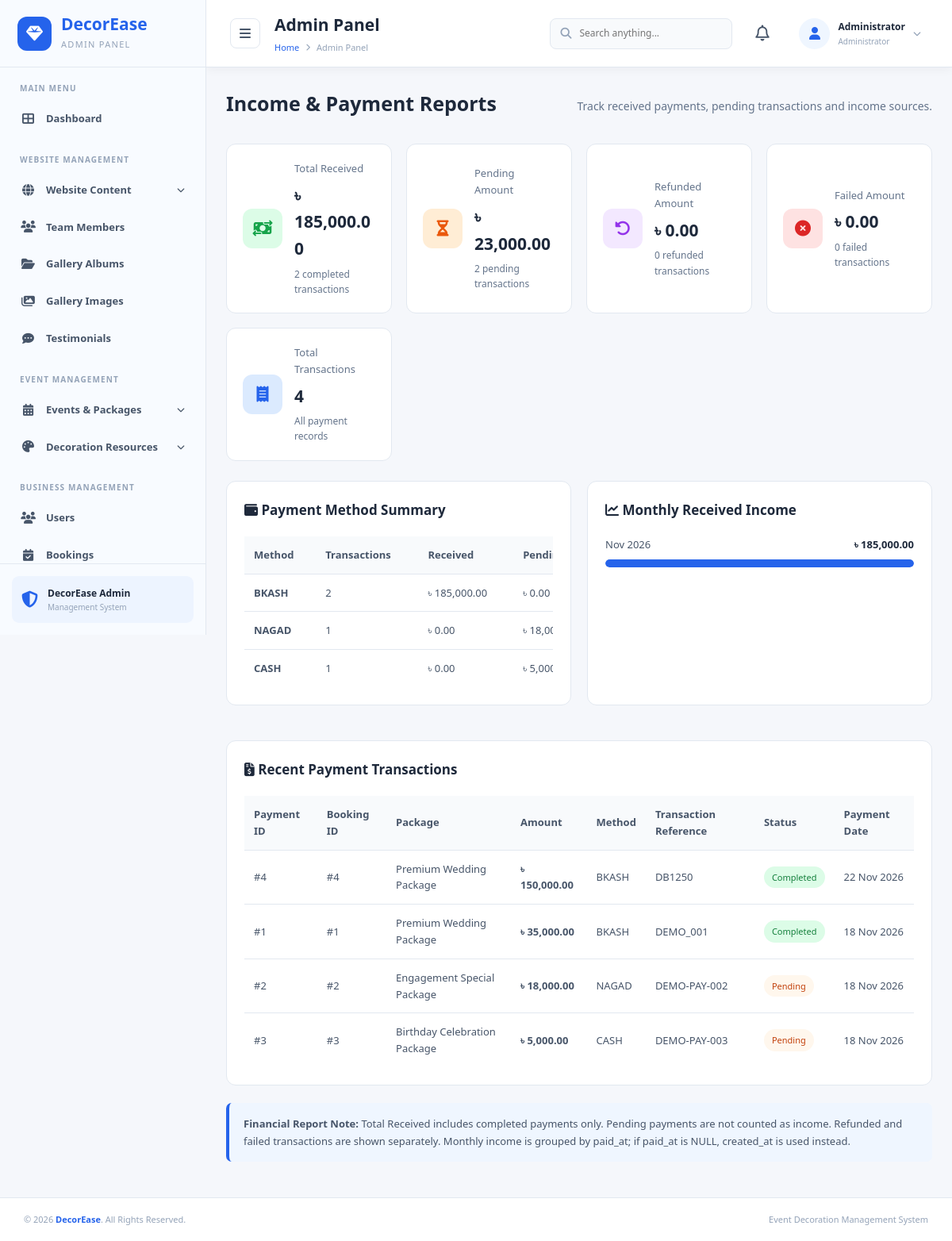
/admin/income-reports.php, run on the app's committed database.
### tables this page shows
CREATE TABLE `payments` (
  `payment_id` int(10) UNSIGNED NOT NULL,
  `booking_id` int(10) UNSIGNED NOT NULL,
  `amount` decimal(12,2) NOT NULL,
  `method` enum('cash','bkash','nagad') NOT NULL,
  `transaction_reference` varchar(191) DEFAULT NULL,
  `status` enum('pending','completed','failed','refunded') NOT NULL DEFAULT 'pending',
  `paid_at` datetime DEFAULT NULL,
  `created_at` timestamp NOT NULL DEFAULT current_timestamp()
);

CREATE TABLE `bookings` (
  `booking_id` int(10) UNSIGNED NOT NULL,
  `customer_id` int(10) UNSIGNED NOT NULL,
  `package_id` int(10) UNSIGNED DEFAULT NULL,
  `venue_id` int(10) UNSIGNED DEFAULT NULL,
  `package_name_snapshot` varchar(200) NOT NULL,
  `package_price_snapshot` decimal(12,2) NOT NULL DEFAULT 0.00,
  `package_description_snapshot` text DEFAULT NULL,
  `event_date` date NOT NULL,
  `start_time` time NOT NULL,
  `end_time` time NOT NULL,
  `guest_count` int(10) UNSIGNED NOT NULL,
  `status` enum('pending','quoted','confirmed','in_progress','completed','cancelled') NOT NULL DEFAULT 'pending',
  `quoted_total` decimal(12,2) DEFAULT NULL,
  `event_location` text DEFAULT NULL,
  `special_request` text DEFAULT NULL,
  `created_at` timestamp NOT NULL DEFAULT current_timestamp(),
  `updated_at` timestamp NOT NULL DEFAULT current_timestamp() ON UPDATE current_timestamp()
);

### admin/income-reports.php (the view, shortened to what this page needs)
<?php
include_once '../db.php';
function incomeEscape($value)
{
    return htmlspecialchars((string)$value, ENT_QUOTES, 'UTF-8');
}
function incomeMoney($amount)
{
    return '৳ ' . number_format((float)$amount, 2);
}
function incomeStat($conn, $sql)
{
    $result = $conn->query($sql);
    if ($result && $row = $result->fetch_assoc()) {
        return $row['total'] ?? 0;
    }
    return 0;
}
$totalTransactions = incomeStat(
    $conn,
    "SELECT COUNT(*) AS total FROM payments"
);
$completedCount = incomeStat(
    $conn,
    "SELECT COUNT(*) AS total FROM payments WHERE status = 'completed'"
);
$pendingCount = incomeStat(
    $conn,
    "SELECT COUNT(*) AS total FROM payments WHERE status = 'pending'"
);
$failedCount = incomeStat(
    $conn,
    "SELECT COUNT(*) AS total FROM payments WHERE status = 'failed'"
);
$refundedCount = incomeStat(
    $conn,
    "SELECT COUNT(*) AS total FROM payments WHERE status = 'refunded'"
);
$totalReceived = incomeStat(
    $conn,
    "SELECT COALESCE(SUM(amount), 0) AS total
     FROM payments
     WHERE status = 'completed'"
);
$totalPending = incomeStat(
    $conn,
    "SELECT COALESCE(SUM(amount), 0) AS total
     FROM payments
     WHERE status = 'pending'"
);
$totalRefunded = incomeStat(
    $conn,
    "SELECT COALESCE(SUM(amount), 0) AS total
     FROM payments
     WHERE status = 'refunded'"
);
$totalFailed = incomeStat(
    $conn,
    "SELECT COALESCE(SUM(amount), 0) AS total
     FROM payments
     WHERE status = 'failed'"
);
$methodReport = $conn->query("
    SELECT
        method,
        COUNT(*) AS total_transactions,
        COALESCE(SUM(
            CASE
                WHEN status = 'completed' THEN amount
                ELSE 0
            END
        ), 0) AS received_amount,
        COALESCE(SUM(
            CASE
                WHEN status = 'pending' THEN amount
                ELSE 0
            END
        ), 0) AS pending_amount
    FROM payments
    GROUP BY method
    ORDER BY received_amount DESC
");
$monthlyIncome = $conn->query("
    SELECT
        DATE_FORMAT(
            COALESCE(paid_at, created_at), '%Y-%m'
        ) AS income_month,
        DATE_FORMAT(
            COALESCE(paid_at, created_at), '%b %Y'
        ) AS month_label,
        SUM(amount) AS total_income
    FROM payments
    WHERE status = 'completed'
      AND COALESCE(paid_at, created_at) >=
          DATE_SUB(CURDATE(), INTERVAL 5 MONTH)
    GROUP BY income_month, month_label
    ORDER BY income_month ASC
");
$recentPayments = $conn->query("
    SELECT
        p.payment_id,
        p.booking_id,
        p.amount,
        p.method,
        p.transaction_reference,
        p.status,
        p.paid_at,
        p.created_at,
        b.package_name_snapshot,
        b.event_date
    FROM payments p
    LEFT JOIN bookings b
        ON p.booking_id = b.booking_id
    ORDER BY p.created_at DESC
    LIMIT 30
");
?>
<!DOCTYPE html>
<html lang="en">
<head>
    <link rel="stylesheet" href="includes/css/admin.css">
    <link rel="stylesheet"
          href="https://cdnjs.cloudflare.com/ajax/libs/font-awesome/6.5.0/css/all.min.css">
</head>
<body>
<div class="admin-container">
    <?php include 'includes/sidebar.php'; ?>
    <main class="main-content">
        <?php include 'includes/header.php'; ?>
        <section class="income-page">
            <div class="page-heading">
                <h2>Income & Payment Reports</h2>
                <p>Track received payments, pending transactions and income sources.</p>
            </div>
            <div class="income-summary">
                <div class="income-card">
                    <div class="income-icon green">
                        <i class="fas fa-money-bill-transfer"></i>
                    </div>
                    <div>
                        <h3>Total Received</h3>
                        <h2><?php echo incomeMoney($totalReceived); ?></h2>
                        <small>
                            <?php echo number_format($completedCount); ?>
                            completed transactions
                        </small>
                    </div>
                </div>
                <div class="income-card">
                    <div class="income-icon orange">
                        <i class="fas fa-hourglass-half"></i>
                    </div>
                    <div>
                        <h3>Pending Amount</h3>
                        <h2><?php echo incomeMoney($totalPending); ?></h2>
                        <small>
                            <?php echo number_format($pendingCount); ?>
                            pending transactions
                        </small>
                    </div>
                </div>
                <div class="income-card">
                    <div class="income-icon purple">
                        <i class="fas fa-rotate-left"></i>
                    </div>
                    <div>
                        <h3>Refunded Amount</h3>
                        <h2><?php echo incomeMoney($totalRefunded); ?></h2>
                        <small>
                            <?php echo number_format($refundedCount); ?>
                            refunded transactions
                        </small>
                    </div>
                </div>
                <div class="income-card">
                    <div class="income-icon red">
                        <i class="fas fa-circle-xmark"></i>
                    </div>
                    <div>
                        <h3>Failed Amount</h3>
                        <h2><?php echo incomeMoney($totalFailed); ?></h2>
                        <small>
                            <?php echo number_format($failedCount); ?>
                            failed transactions
                        </small>
                    </div>
                </div>
                <div class="income-card">
                    <div class="income-icon blue">
                        <i class="fas fa-receipt"></i>
                    </div>
                    <div>
                        <h3>Total Transactions</h3>
                        <h2><?php echo number_format($totalTransactions); ?></h2>
                        <small>All payment records</small>
                    </div>
                </div>
            </div>
            <div class="income-grid">
                <div class="income-panel">
                    <h3>
                        <i class="fas fa-wallet"></i>
                        Payment Method Summary
                    </h3>
                    <div class="income-table-wrapper">
                        <table class="income-table">
                            <thead>
                                <tr>
                                    <th>Method</th>
                                    <th>Transactions</th>
                                    <th>Received</th>
                                    <th>Pending</th>
                                </tr>
                            </thead>
                            <tbody>
                            <?php if ($methodReport && $methodReport->num_rows > 0): ?>
                                <?php while ($row = $methodReport->fetch_assoc()): ?>
                                    <tr>
                                        <td>
                                            <strong>
                                                <?php echo strtoupper(incomeEscape($row['method'])); ?>
                                            </strong>
                                        </td>
                                        <td>
                                            <?php echo number_format($row['total_transactions']); ?>
                                        </td>
                                        <td>
                                            <?php echo incomeMoney($row['received_amount']); ?>
                                        </td>
                                        <td>
                                            <?php echo incomeMoney($row['pending_amount']); ?>
                                        </td>
                                    </tr>
                                <?php endwhile; ?>
                            <?php endif; ?>
                            </tbody>
                        </table>
                    </div>
                </div>
                <div class="income-panel">
                    <h3>
                        <i class="fas fa-chart-line"></i>
                        Monthly Received Income
                    </h3>
                    <div class="monthly-income-list">
                    <?php
                    $monthlyRows = [];
                    if ($monthlyIncome) {
                        while ($row = $monthlyIncome->fetch_assoc()) {
                            $monthlyRows[] = $row;
                        }
                    }
                    $maxMonthlyIncome = 0;
                    foreach ($monthlyRows as $month) {
                        $maxMonthlyIncome = max(
                            $maxMonthlyIncome,
                            (float)$month['total_income']
                        );
                    }
                    ?>
                    <?php if (!empty($monthlyRows)): ?>
                        <?php foreach ($monthlyRows as $month): ?>
                            <?php
                                $barWidth = $maxMonthlyIncome > 0
                                    ? ((float)$month['total_income'] / $maxMonthlyIncome) * 100
                                    : 0;
                            ?>
                            <div class="month-row">
                                <div class="month-info">
                                    <span>
                                        <?php echo incomeEscape($month['month_label']); ?>
                                    </span>
                                    <span>
                                        <?php echo incomeMoney($month['total_income']); ?>
                                    </span>
                                </div>
                                <div class="month-track">
                                    <div class="month-fill"
                                         style="width: <?php echo $barWidth; ?>%">
                                    </div>
                                </div>
                            </div>
                        <?php endforeach; ?>
                    <?php else: ?>
                        <div class="empty-message">
                            No completed payments in the last 6 months.
                        </div>
                    <?php endif; ?>
                    </div>
                </div>
            </div>
            <div class="income-panel">
                <h3>
                    <i class="fas fa-file-invoice-dollar"></i>
                    Recent Payment Transactions
                </h3>
                <div class="income-table-wrapper">
                    <table class="income-table">
                        <thead>
                            <tr>
                                <th>Payment ID</th>
                                <th>Booking ID</th>
                                <th>Package</th>
                                <th>Amount</th>
                                <th>Method</th>
                                <th>Transaction Reference</th>
                                <th>Status</th>
                                <th>Payment Date</th>
                            </tr>
                        </thead>
                        <tbody>
                        <?php if ($recentPayments && $recentPayments->num_rows > 0): ?>
                            <?php while ($row = $recentPayments->fetch_assoc()): ?>
                                <tr>
                                    <td>
                                        #<?php echo (int)$row['payment_id']; ?>
                                    </td>
                                    <td>
                                        #<?php echo (int)$row['booking_id']; ?>
                                    </td>
                                    <td>
                                        <?php echo incomeEscape(
                                            $row['package_name_snapshot'] ?? 'Not available'
                                        ); ?>
                                    </td>
                                    <td>
                                        <strong>
                                            <?php echo incomeMoney($row['amount']); ?>
                                        </strong>
                                    </td>
                                    <td>
                                        <?php echo strtoupper(incomeEscape($row['method'])); ?>
                                    </td>
                                    <td>
                                        <?php echo !empty($row['transaction_reference'])
                                            ? incomeEscape($row['transaction_reference'])
                                            : 'N/A'; ?>
                                    </td>
                                    <td>
                                        <span class="status-badge status-<?php echo incomeEscape($row['status']); ?>">
                                            <?php echo incomeEscape($row['status']); ?>
                                        </span>
                                    </td>
                                    <td>
                                        <?php
                                            echo !empty($row['paid_at'])
                                                ? date('d M Y', strtotime($row['paid_at']))
                                                : date('d M Y', strtotime($row['created_at']));
                                        ?>
                                    </td>
                                </tr>
                            <?php endwhile; ?>
                        <?php endif; ?>
                        </tbody>
                    </table>
                </div>
            </div>
            <div class="report-note">
                <strong>Financial Report Note:</strong>
                Total Received includes completed payments only.
                Pending payments are not counted as income.
                Refunded and failed transactions are shown separately.
                Monthly income is grouped by paid_at; if paid_at is NULL,
                created_at is used instead.
            </div>
        </section>
    </main>
</div>
<?php include 'includes/footer.php'; ?>
</body>
</html>

### data on the page
payments: payment_id "4", booking "4", booking.package_name_snapshot "Premium Wedding Package", amount "৳ 150,000.00", method "BKASH", transaction_reference "DB1250", status "Completed", created_at "22 Nov 2026"
payments: payment_id "1", booking "1", booking.package_name_snapshot "Premium Wedding Package", amount "৳ 35,000.00", method "BKASH", transaction_reference "DEMO_001", status "Completed", paid_at "18 Nov 2026"
payments: payment_id "2", booking "2", booking.package_name_snapshot "Engagement Special Package", amount "৳ 18,000.00", method "NAGAD", transaction_reference "DEMO-PAY-002", status "Pending", created_at "18 Nov 2026"
payments: payment_id "3", booking "3", booking.package_name_snapshot "Birthday Celebration Package", amount "৳ 5,000.00", method "CASH", transaction_reference "DEMO-PAY-003", status "Pending", created_at "18 Nov 2026"

### other printed values
$pageTitle "Admin Panel"
$adminName "Administrator"
incomeMoney($totalReceived) "৳ 185,000.00"
$completedCount "2"
incomeMoney($totalPending) "৳ 23,000.00"
$pendingCount "2"
incomeMoney($totalRefunded) "৳ 0.00"
$refundedCount "0"
incomeMoney($totalFailed) "৳ 0.00"
$failedCount "0"
$totalTransactions "4"
incomeEscape($row['method']) "BKASH"
$row['total_transactions'] "2"
incomeMoney($row['received_amount']) "৳ 185,000.00"
incomeMoney($row['pending_amount']) "৳ 0.00"
